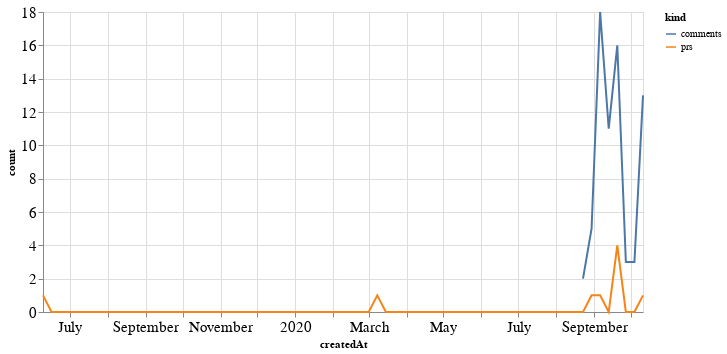

The code cell stored with this chart in its notebook:
### Code cell
alt.Chart(total_time, width=600).mark_line().encode(
    x='createdAt',
    y='count',
    color='kind'
)

### Figure 1 — Vega-Lite specification as saved in the notebook (floating-point values rounded to 4 significant figures; data arrays with more than 128 entries replaced by an {"elided": "..."} marker saying what was removed)
{"config": {"axisLeft": {"labelFontSize": 15}, "axisBottom": {"labelFontSize": 15}}, "data": {"name": "data-4f3ef9a3c921f3f1410bd6d9f9bb7a12"}, "mark": "line", "encoding": {"color": {"type": "nominal", "field": "kind"}, "x": {"type": "temporal", "field": "createdAt"}, "y": {"type": "quantitative", "field": "count"}}, "width": 600, "$schema": "https://vega.github.io/schema/vega-lite/v4.8.1.json", "datasets": {"data-4f3ef9a3c921f3f1410bd6d9f9bb7a12": {"elided": "142 records"}}}
